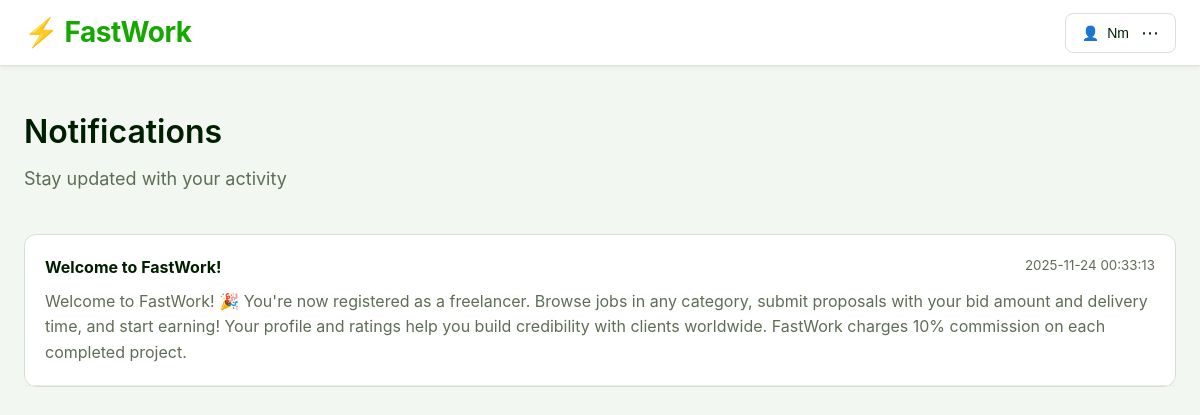
Page /notifications (signed in) on the committed database.
### tables this page shows
CREATE TABLE notifications (
            id INTEGER PRIMARY KEY AUTOINCREMENT,
            user_id INTEGER NOT NULL,
            title TEXT NOT NULL,
            message TEXT NOT NULL,
            type TEXT,
            is_read BOOLEAN DEFAULT 0,
            created_at TIMESTAMP DEFAULT CURRENT_TIMESTAMP,
            FOREIGN KEY (user_id) REFERENCES users (id) ON DELETE CASCADE
        );

### app.py (the view)
@app.route('/notifications')
def notifications():
    if 'user_id' not in session:
        return redirect(url_for('login'))
    conn = get_db_connection()
    notifs = conn.execute('''
        SELECT * FROM notifications
        WHERE user_id = ?
        ORDER BY created_at DESC
        LIMIT 50
    ''', (session['user_id'],)).fetchall()
    conn.execute('UPDATE notifications SET is_read = 1 WHERE user_id = ?', (session['user_id'],))
    conn.commit()
    conn.close()
    return render_template('notifications.html', notifications=notifs)

### database.py (called while the page is built)
def get_db_connection():
    conn = sqlite3.connect(DATABASE)
    conn.row_factory = sqlite3.Row
    conn.execute('PRAGMA foreign_keys = ON')
    return conn

### templates/notifications.html (shortened to what this page needs)
{% extends "base.html" %}
{% block content %}
<div class="page-header">
    <h1>Notifications</h1>
    <p>Stay updated with your activity</p>
</div>
{% if notifications %}
    <div style="background: white; border-radius: 12px; border: 1px solid #d5e0d5;">
        {% for notif in notifications %}
            <div style="padding: 20px; border-bottom: 1px solid #e8ede8; {% if not notif['is_read'] %}background: #f2f7f2;{% endif %}">
                <div style="display: flex; justify-content: space-between; align-items: start; margin-bottom: 8px;">
                    <strong style="font-size: 16px;">{{ notif['title'] }}</strong>
                    <small style="color: #5e6d55;">{{ notif['created_at'] }}</small>
                </div>
                <p style="color: #5e6d55; margin: 0;">{{ notif['message'] }}</p>
            </div>
        {% endfor %}
    </div>
{% else %}
    <div class="empty-state">
        <h3>No notifications</h3>
        <p>You're all caught up!</p>
    </div>
{% endif %}
{% endblock %}

### static/css/style.css (style rules this page uses)
* { margin: 0; padding: 0; box-sizing: border-box; }
body { font-family: -apple-system, BlinkMacSystemFont, 'Segoe UI', 'Roboto', 'Helvetica Neue', Arial, sans-serif; background: #f2f7f2; min-height: 100vh; color: #001e00; line-height: 1.6; padding-bottom: 80px; transition: all 0.3s ease; }
.page-header { margin-bottom: 40px; }
.page-header h1 { font-size: 32px; font-weight: 600; color: #001e00; margin-bottom: 8px; }
.page-header p { font-size: 18px; color: #5e6d55; }

### rows in the picture
notifications: title "Welcome to FastWork!", created_at "2025-11-24 00:33:13", message "Welcome to FastWork! 🎉 You're now registered as a freelancer. Browse jobs in any category, submit proposals with your bid amount and delivery time, and start earning! Your profile and ratings help you build credibility with clients worldwide. FastWork charges 10% commission on each completed project."

### other values in the picture
{{ session.get('username') }} "Nm"
